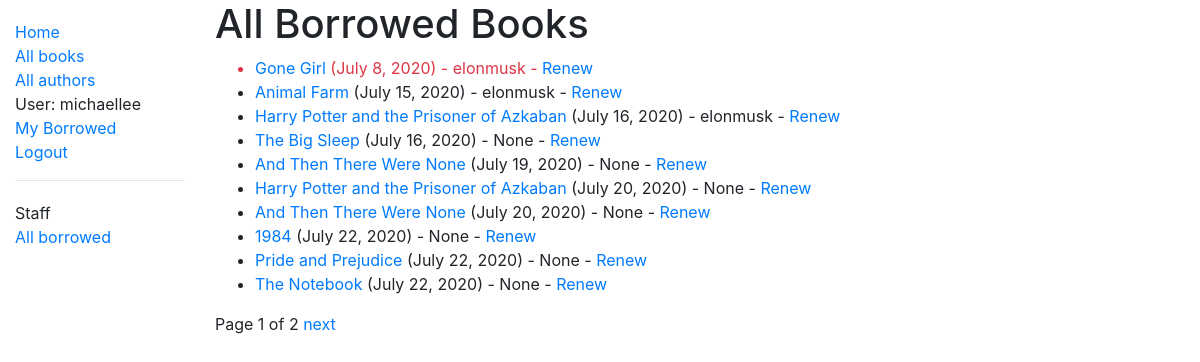
The app's page /catalog/borrowed/ (signed in), older data.
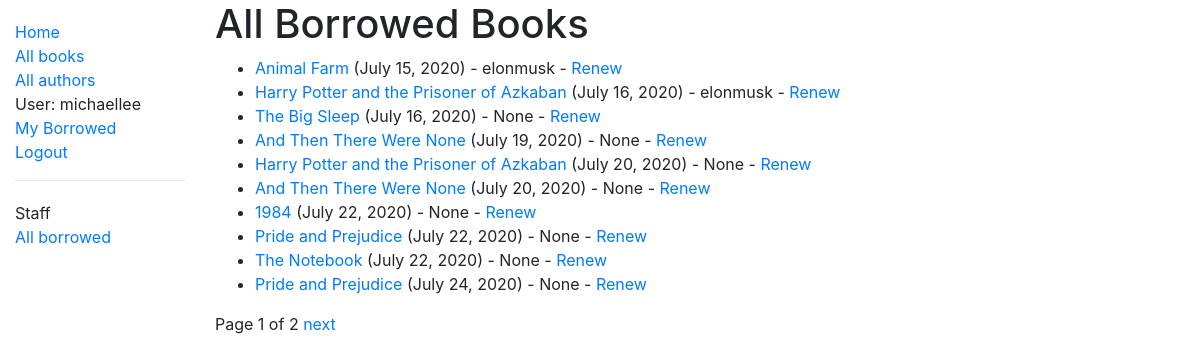
The same page, newer data.
### catalog/models.py (models this page shows, shortened)
class BookInstance(models.Model):
	id=models.UUIDField(primary_key=True, default=uuid.uuid4, help_text='Unique ID for this particular book across whole library')
	book=models.ForeignKey(Book, on_delete=models.SET_NULL, null=True)
	imprint=models.CharField(max_length=200)
	due_back=models.DateField(null=True, blank=True)
	LOAN_STATUS = (
		('m', 'Maintenance'),
		('o', 'On loan'),
		('a', 'Available'),
		('r', 'Reserved'),
	)
	status = models.CharField(max_length=1, choices=LOAN_STATUS, blank=True, default='m', help_text='Book availability')
	borrower = models.ForeignKey(User, on_delete=models.SET_NULL, null=True, blank=True)
	@property
	def is_overdue(self):
		if self.due_back and date.today() > self.due_back:
			return True
		return False
	class Meta:
		ordering=['due_back']
		permissions = (("can_mark_returned", "Set book as returned"),)

class Book(models.Model):
	title=models.CharField(max_length=200)
	author=models.ForeignKey('Author', on_delete=models.SET_NULL, null=True)
	summary=models.TextField(max_length=1000, help_text='Enter a brief description of the book')
	isbn = models.CharField('ISBN', max_length=13, help_text='13 Character <a href=“https://www.isbn-international.org/content/what-isbn">ISBN number</a>')
	genre=models.ManyToManyField(Genre, help_text='Select a genre for this book')
	language=models.ForeignKey('Language', on_delete=models.SET_NULL, null=True)
	def display_genre(self):
		"""Create a string for the Genre. This is required to display genre in Admin """
		return ', '.join(genre.name for genre in self.genre.all()[:3])
	display_genre.short_description = 'Genre'

### catalog/views.py (the view)
# urls.py: path(r'borrowed/', views.LoanedBooksAllListView.as_view(), name='all-borrowed'),
class LoanedBooksAllListView(PermissionRequiredMixin, generic.ListView):
    model = BookInstance
    permission_required = 'catalog.can_mark_returned'
    template_name = 'catalog/bookinstance_list_borrowed_all.html'
    paginate_by = 10
    def get_queryset(self):
        return BookInstance.objects.filter(status__exact='o').order_by('due_back')

### catalog/templates/catalog/bookinstance_list_borrowed_all.html
{% extends "base_generic.html" %}
{% block content %}
    <h1>All Borrowed Books</h1>
    {% if bookinstance_list %}
    <ul>
      {% for bookinst in bookinstance_list %}
      <li class="{% if bookinst.is_overdue %}text-danger{% endif %}">
        <a href="{% url 'book-detail' bookinst.book.pk %}">{{bookinst.book.title}}</a> ({{ bookinst.due_back }}) {% if user.is_staff %}- {{ bookinst.borrower }}{% endif %} {% if perms.catalog.can_mark_returned %}- <a href="{% url 'renew-book-librarian' bookinst.id %}">Renew</a>  {% endif %}
      </li>
      {% endfor %}
    </ul>
    {% else %}
      <p>There are no books borrowed.</p>
    {% endif %}
{% endblock %}

Row changes from the older to the newer data that the page shows:
no longer on this page (row edited): BookInstance: book "Gone Girl", due_back "July 8, 2020", borrower "elonmusk"
now on this page (row unchanged): BookInstance: book "Pride and Prejudice", due_back "July 24, 2020", borrower "None"
